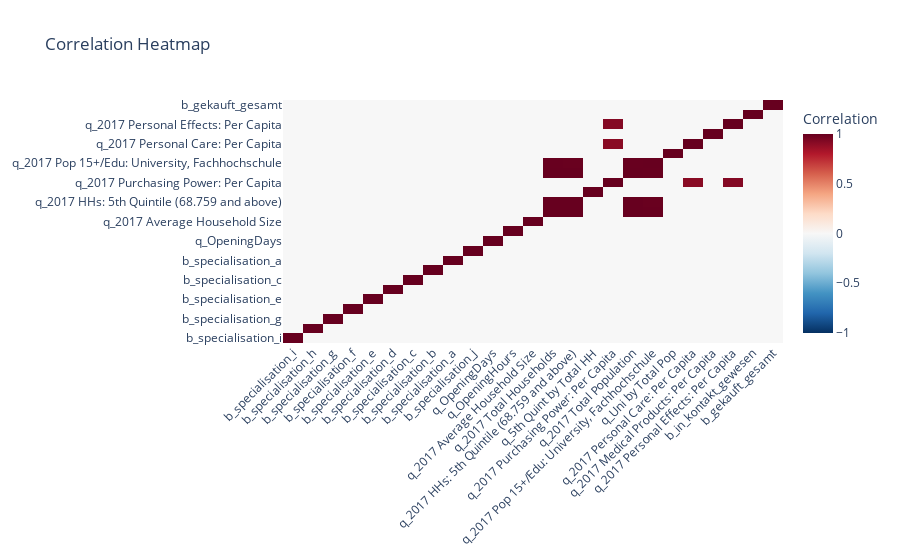

Notebook cell for this chart:
### Markdown cell above
### Visualizing strong feature correlations > 0.9
Some features are strongly correlated and can be dropped, to make the modelling faster and the models more robust and interpretable.

### Code cell
r = corr_matrix
r[abs(r) <= 0.9] = 0
plot_corr_heatmap(r)

### Figure 1 — Plotly figure (JSON) as saved in the notebook; plotly's stock layout.template omitted (floating-point values rounded to 4 significant figures; data arrays with more than 128 entries replaced by an {"elided": "..."} marker saying what was removed)
{"data": [{"colorbar": {"title": {"text": "Correlation"}}, "colorscale": [[0, "rgb(5,48,97)"], [0.1, "rgb(33,102,172)"], [0.2, "rgb(67,147,195)"], [0.3, "rgb(146,197,222)"], [0.4, "rgb(209,229,240)"], [0.5, "rgb(247,247,247)"], [0.6, "rgb(253,219,199)"], [0.7, "rgb(244,165,130)"], [0.8, "rgb(214,96,77)"], [0.9, "rgb(178,24,43)"], [1, "rgb(103,0,31)"]], "type": "heatmap", "x": ["b_specialisation_i", "b_specialisation_h", "b_specialisation_g", "b_specialisation_f", "b_specialisation_e", "b_specialisation_d", "b_specialisation_c", "b_specialisation_b", "b_specialisation_a", "b_specialisation_j", "q_OpeningDays", "q_OpeningHours", "q_2017 Average Household Size", "q_2017 Total Households", "q_2017 HHs: 5th Quintile (68.759 and above)", "q_5th Quint by Total HH", "q_2017 Purchasing Power: Per Capita", "q_2017 Total Population", "q_2017 Pop 15+/Edu: University, Fachhochschule", "q_Uni by Total Pop", "q_2017 Personal Care: Per Capita", "q_2017 Medical Products: Per Capita", "q_2017 Personal Effects: Per Capita", "b_in_kontakt_gewesen", "b_gekauft_gesamt"], "y": ["b_specialisation_i", "b_specialisation_h", "b_specialisation_g", "b_specialisation_f", "b_specialisation_e", "b_specialisation_d", "b_specialisation_c", "b_specialisation_b", "b_specialisation_a", "b_specialisation_j", "q_OpeningDays", "q_OpeningHours", "q_2017 Average Household Size", "q_2017 Total Households", "q_2017 HHs: 5th Quintile (68.759 and above)", "q_5th Quint by Total HH", "q_2017 Purchasing Power: Per Capita", "q_2017 Total Population", "q_2017 Pop 15+/Edu: University, Fachhochschule", "q_Uni by Total Pop", "q_2017 Personal Care: Per Capita", "q_2017 Medical Products: Per Capita", "q_2017 Personal Effects: Per Capita", "b_in_kontakt_gewesen", "b_gekauft_gesamt"], "z": {"elided": "25x25 float values"}, "zmax": 1, "zmin": -1}], "layout": {"autosize": true, "hovermode": "closest", "title": {"text": "Correlation Heatmap"}, "xaxis": {"autorange": true, "range": [-0.5, 24.5], "tickangle": -45, "ticks": "", "type": "category"}, "yaxis": {"autorange": true, "range": [-0.5, 24.5], "ticks": "", "type": "category"}}}
